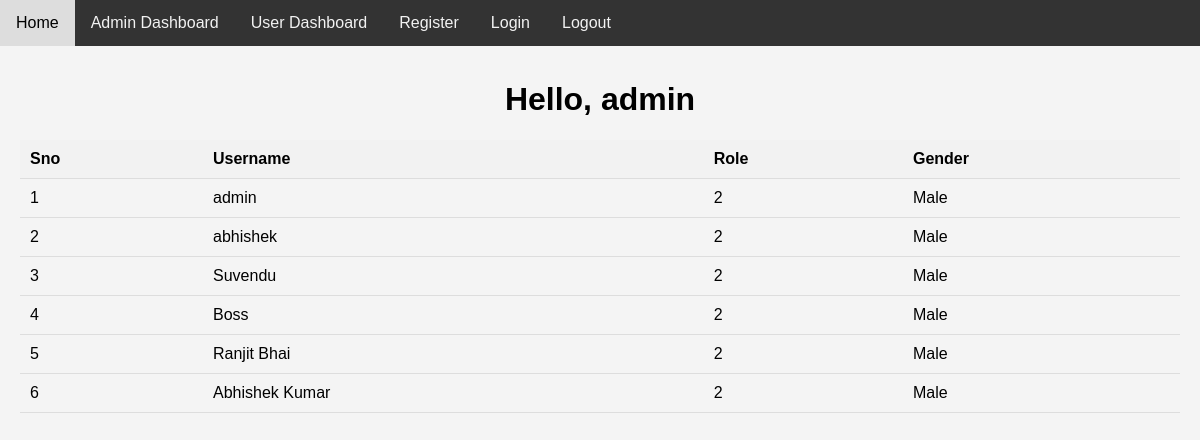
Screenshot of / (signed in) with the database file from the repository.
### APP/models.py (models this page shows)
class MyUser(AbstractUser):
    GENDER_CHOICES = (
        ('Male', 'Male'),
        ('Female', 'Female'),
        ('Other', 'Other'),
    )
    ADMIN = 1
    USER = 2
    ROLES = (
        (ADMIN, 'Admin User'),
        (USER, 'User'),
    )
    role = models.IntegerField(
        choices=ROLES, default=ROLES[1][0], blank=True, null=True)
    gender = models.CharField(choices=GENDER_CHOICES, default=GENDER_CHOICES[0][0], max_length=20, blank=True, null=True)
    def __str__(self):
        return self.username

### APP/views.py (the view)
# urls.py: path('', views.dashboard, name="dashboard"),
def dashboard(request):
    users = MyUser.objects.all()
    contexts = {'users': users}
    return render(request, 'dashboard.html', contexts)

### APP/templates/dashboard.html (shortened to what this page needs)
{% extends "base.html" %}
{% block content %}
    <div class="content">
        <center>
            <h1>Hello, {{request.user}}</h1>
        </center>
        <table>
            <thead>
                <tr>
                    <th>Sno</th>
                    <th>Username</th>
                    <th>Role</th>
                    <th>Gender</th>
                </tr>
            </thead>
            <tbody>
                {% for user in users %}
                <tr>
                    <td>{{forloop.counter}}</td>
                    <td>{{user.username}}</td>
                    <td>{{user.role}}</td>
                    <td>{{user.gender}}</td>
                </tr>
                {% endfor %}
            </tbody>
        </table>
    </div>
{% endblock content %}

### static/css/style.css (style rules this page uses)
body { font-family: Arial, sans-serif; background-color: #f4f4f4; margin: 0; padding: 0; overflow: hidden; }
.content { padding: 60px 20px; }
table { width: 100%; border-collapse: collapse; margin: 20px 0; }
th, td { padding: 10px; text-align: left; border-bottom: 1px solid #ddd; }
th { background-color: #f2f2f2; }

### rows the page displays
MyUser: user "admin", username "admin", role "2", gender "Male"
MyUser: username "abhishek", role "2", gender "Male"
MyUser: username "Suvendu", role "2", gender "Male"
MyUser: username "Boss", role "2", gender "Male"
MyUser: username "Ranjit Bhai", role "2", gender "Male"
MyUser: username "Abhishek Kumar", role "2", gender "Male"
